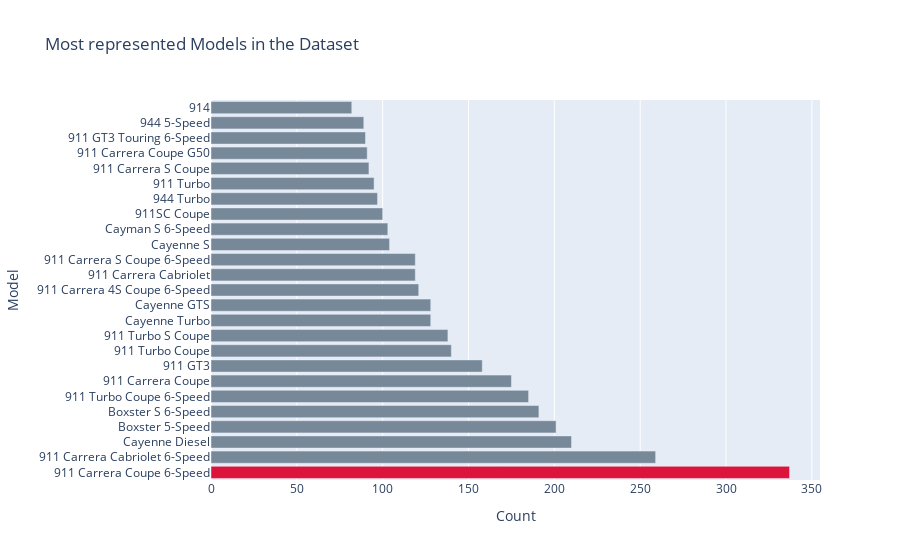

The code cell stored with this chart in its notebook:
### Code cell
# Filter to models with more than min_observations
min_observations = 25
counts=df['model'].value_counts()
frequent_models = counts[counts >= min_observations].index

# Filter the data to frequent models
df = df[df['model'].isin(frequent_models)]
popular_labels=frequent_models

colors=['lightslategray',]*len(popular_labels)
colors[0]='crimson'

fig=go.Figure(data=[go.Bar(x=counts[:25],y=popular_labels,marker_color=colors,orientation='h')])
fig.update_layout(title_text='Most represented Models in the Dataset',xaxis_title="Count",yaxis_title="Model")

### Figure 1 — Plotly figure (JSON) as saved in the notebook; plotly's stock layout.template omitted (floating-point values rounded to 4 significant figures)
{"data": [{"marker": {"color": ["crimson", "lightslategray", "lightslategray", "lightslategray", "lightslategray", "lightslategray", "lightslategray", "lightslategray", "lightslategray", "lightslategray", "lightslategray", "lightslategray", "lightslategray", "lightslategray", "lightslategray", "lightslategray", "lightslategray", "lightslategray", "lightslategray", "lightslategray", "lightslategray", "lightslategray", "lightslategray", "lightslategray", "lightslategray", "lightslategray", "lightslategray", "lightslategray", "lightslategray", "lightslategray", "lightslategray", "lightslategray", "lightslategray", "lightslategray", "lightslategray", "lightslategray", "lightslategray", "lightslategray", "lightslategray", "lightslategray", "lightslategray", "lightslategray", "lightslategray", "lightslategray", "lightslategray", "lightslategray", "lightslategray", "lightslategray", "lightslategray", "lightslategray", "lightslategray", "lightslategray", "lightslategray", "lightslategray", "lightslategray", "lightslategray", "lightslategray", "lightslategray", "lightslategray", "lightslategray", "lightslategray", "lightslategray", "lightslategray", "lightslategray", "lightslategray", "lightslategray", "lightslategray", "lightslategray", "lightslategray", "lightslategray", "lightslategray", "lightslategray", "lightslategray", "lightslategray", "lightslategray", "lightslategray", "lightslategray", "lightslategray", "lightslategray", "lightslategray"]}, "orientation": "h", "type": "bar", "x": [337, 259, 210, 201, 191, 185, 175, 158, 140, 138, 128, 128, 121, 119, 119, 104, 103, 100, 97, 95, 92, 91, 90, 89, 82], "y": ["911 Carrera Coupe 6-Speed", "911 Carrera Cabriolet 6-Speed", "Cayenne Diesel", "Boxster 5-Speed", "Boxster S 6-Speed", "911 Turbo Coupe 6-Speed", "911 Carrera Coupe", "911 GT3", "911 Turbo Coupe", "911 Turbo S Coupe", "Cayenne Turbo", "Cayenne GTS", "911 Carrera 4S Coupe 6-Speed", "911 Carrera Cabriolet", "911 Carrera S Coupe 6-Speed", "Cayenne S", "Cayman S 6-Speed", "911SC Coupe", "944 Turbo", "911 Turbo", "911 Carrera S Coupe", "911 Carrera Coupe G50", "911 GT3 Touring 6-Speed", "944 5-Speed", "914", "911 GT3 RS", "911 Turbo Cabriolet 6-Speed", "911 Carrera Targa", "Boxster", "911 Speedster", "911 Turbo S Cabriolet", "Cayenne Turbo S", "911 GT3 6-Speed", "911 Carrera 4S Coupe", "911 Carrera 4S Cabriolet 6-Speed", "911 GT3 RS Weissach", "911 Carrera 4 Cabriolet 6-Speed", "911SC Targa", "911 Carrera Targa G50", "914 2.0", "911 Turbo Cabriolet", "911 Targa 4S", "911 Carrera S Cabriolet 6-Speed", "911 Carrera 4 Coupe 6-Speed", "911 Carrera S Cabriolet", "912 Coupe 5-Speed", "Cayenne", "911 Carrera Cabriolet G50", "911 Carrera 4S 6-Speed", "Boxster S", "911 Carrera 2 Coupe 5-Speed", "Cayman GT4", "Panamera Turbo", "911S Coupe", "911 Carrera 4S Cabriolet", "911T Coupe", "930 Turbo", "911 Carrera Targa 6-Speed", "Cayman S", "356C Coupe", "911 Carrera GTS Coupe", "928 5-Speed", "928 S4", "968 Coupe 6-Speed", "928S 5-Speed", "911 Carrera 4 Coupe 5-Speed", "911 Carrera RS", "356B Coupe", "911T Coupe 5-Speed", "911 Carrera S Coupe 7-Speed", "911 Turbo Coupe X50 6-Speed", "911 Dakar", "718 Cayman GT4 RS Weissach", "911 GT3 Touring", "928S", "911S Coupe 5-Speed", "912 Coupe", "911 GT2 RS Weissach", "911 40th Anniversary 6-Speed", "911 Carrera 2 Cabriolet 5-Speed"]}], "layout": {"title": {"text": "Most represented Models in the Dataset"}, "xaxis": {"title": {"text": "Count"}}, "yaxis": {"title": {"text": "Model"}}}}
